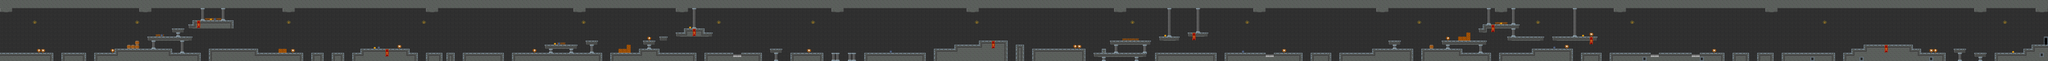

A level layout from a 2D game, rendered from its tile map. Below: a short description, then the map file with tile-grid data replaced by summaries:
An orthogonal 500x15 tile map with 70x70 px tiles, 3 tile layers (Tile Layer 1, Tile Layer 2, Tile Layer 3) and 285 objects (127x Item, 110x Floor, 36x DieZone, 7x Enemy, 3x EffectItem, ...).

<map version="1.0" orientation="orthogonal" renderorder="right-down" width="500" height="15" tilewidth="70" tileheight="70">
 <tileset firstgid="1" name="haugafclv3" tilewidth="70" tileheight="70">
  <image source="haugafclv3.png" width="1024" height="512" />
 </tileset>
 <layer name="Tile Layer 1" width="500" height="15">
  <data>[7500 cells, 7500 non-empty, 1 distinct tile ids]</data>
 </layer>
 <layer name="Tile Layer 2" width="500" height="15">
  <data>[7500 cells, 2295 non-empty, 29 distinct tile ids]</data>
 </layer>
 <layer name="Tile Layer 3" width="500" height="15">
  <data>[7500 cells, 65 non-empty, 8 distinct tile ids]</data>
 </layer>
 <objectgroup name="Objects">
  <!-- 285 objects omitted --></objectgroup>
</map>
<!-- 285 of 285 objects omitted -->
